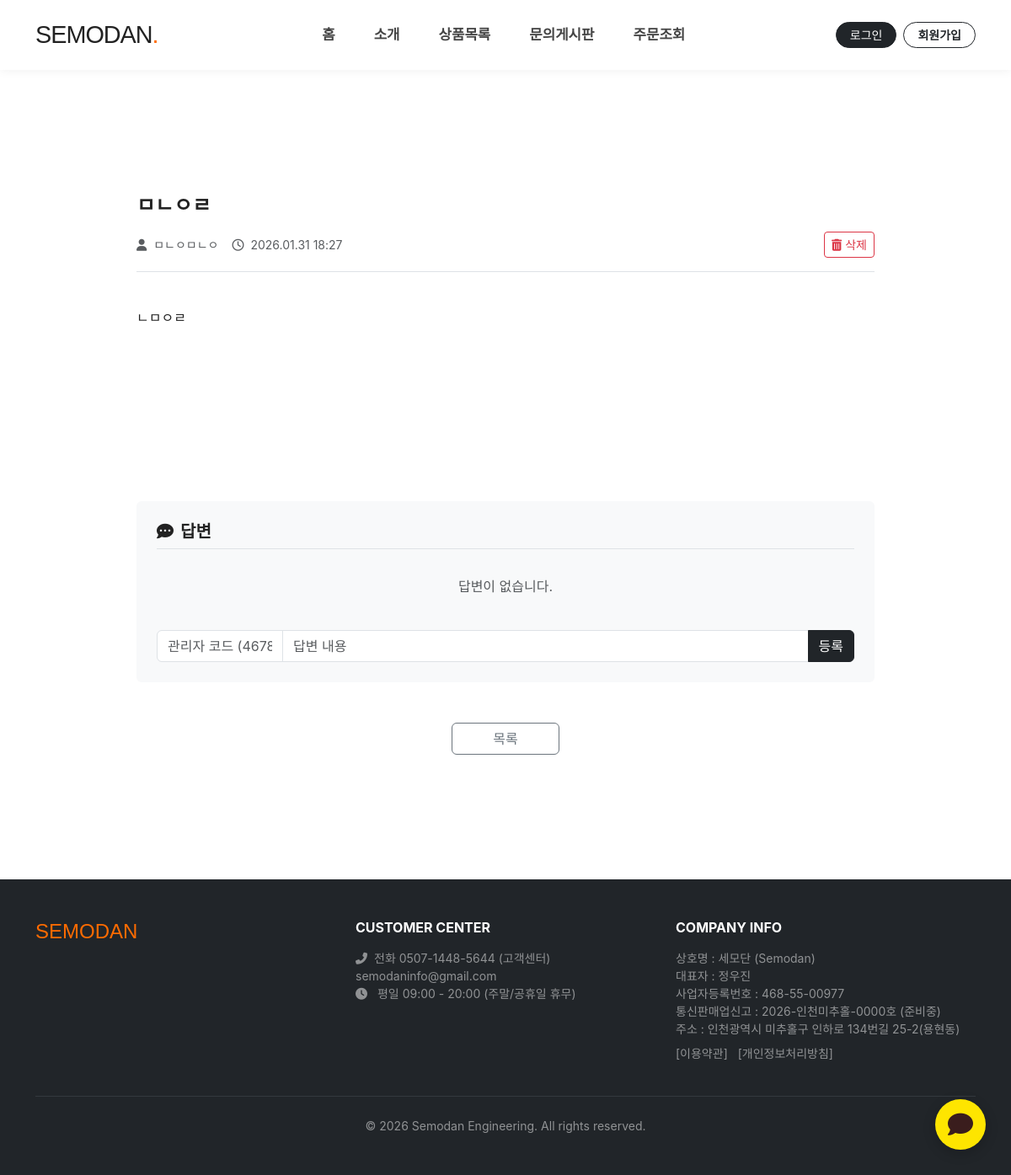
Page /qna/1/ on the committed database.
### products/models.py (models this page shows, shortened)
class JoinPost(models.Model):
    author = models.ForeignKey(settings.AUTH_USER_MODEL, on_delete=models.CASCADE, null=True, blank=True)
    author_name = models.CharField(max_length=50)
    password = models.CharField(max_length=4, blank=True, null=True, verbose_name="비밀번호")
    contact_number = models.CharField(max_length=20, blank=True, null=True, verbose_name="연락처")
    title = models.CharField(max_length=200)
    content = models.TextField()
    is_secret = models.BooleanField(default=False, verbose_name="비밀글")
    created_at = models.DateTimeField(auto_now_add=True)

### products/views.py (the view)
# urls.py: path('qna/<int:pk>/', views.join_detail, name='join_detail'),
def join_detail(request, pk):
    post = get_object_or_404(JoinPost, pk=pk)
    if post.is_secret:
        if request.user.is_superuser or (request.user.is_authenticated and request.user == post.author):
            pass
        else:
            input_pw = request.POST.get('password_check')
            if input_pw != post.password:
                return render(request, 'products/password_check.html', {'post': post})
    return render(request, 'products/join_detail.html', {'post': post})

### products/templates/products/join_detail.html (shortened to what this page needs)
{% extends "products/base.html" %}
{% block content %}
<div class="container" style="padding-top: 150px; padding-bottom: 100px; max-width: 900px;">
    <div class="border-bottom pb-3 mb-4">
        <h4 class="fw-bold mb-3">{% if post.is_pinned %}<span class="text-danger">[공지]</span>{% endif %} {{ post.title }}</h4>
        <div class="d-flex justify-content-between align-items-center text-muted small">
            <div><span class="me-3"><i class="fas fa-user me-1"></i> {{ post.author_name }}</span><span><i class="far fa-clock me-1"></i> {{ post.created_at|date:"Y.m.d H:i" }}</span></div>
            <button class="btn btn-sm btn-outline-danger" data-bs-toggle="modal" data-bs-target="#delModal"><i class="fas fa-trash-alt"></i> 삭제</button>
        </div>
    </div>
    <div class="py-3 mb-5" style="min-height: 200px;">
        <div style="white-space: pre-line; line-height: 1.8;">{{ post.content }}</div>
    </div>
    <div class="bg-light p-4 rounded mb-5">
        <h5 class="fw-bold border-bottom pb-2 mb-3"><i class="fas fa-comment-dots me-2"></i>답변</h5>
        {% for ans in post.answers.all %}
            <div class="d-flex mb-3"><div class="me-3"><span class="badge bg-primary">관리자</span></div><div><p class="mb-1 fw-bold" style="white-space: pre-line;">{{ ans.content }}</p><small class="text-muted">{{ ans.created_at|date:"Y.m.d H:i" }}</small></div></div><hr class="text-muted">
        {% empty %}<p class="text-muted text-center py-3">답변이 없습니다.</p>{% endfor %}
        <form method="post" action="{% url 'products:join_answer_create' post.pk %}" class="mt-4">
            <div class="input-group">
                <input type="password" name="admin_code" class="form-control" placeholder="관리자 코드 (4678)" style="max-width: 150px;" required>
                <input type="text" name="content" class="form-control" placeholder="답변 내용" required>
                <button class="btn btn-dark" type="submit">등록</button>
            </div>
        </form>
    </div>
    <div class="text-center"><a href="{% url 'products:qna' %}" class="btn btn-outline-secondary px-5">목록</a></div>
</div>
{% endblock %}

### products/templates/products/base.html (style rules this page uses)
body { font-family: 'Pretendard', -apple-system, BlinkMacSystemFont, system-ui, Roboto, 'Helvetica Neue', 'Segoe UI', 'Apple SD Gothic Neo', 'Malgun Gothic', 'Apple Color Emoji', 'Segoe UI Emoji', 'Segoe UI Symbol', sans-serif; color: #222; padding-top: 80px; }

### rows in the picture
JoinPost: title "ㅁㄴㅇㄹ", author_name "ㅁㄴㅇㅁㄴㅇ", created_at "2026.01.31 18:27", content "ㄴㅁㅇㄹ"
